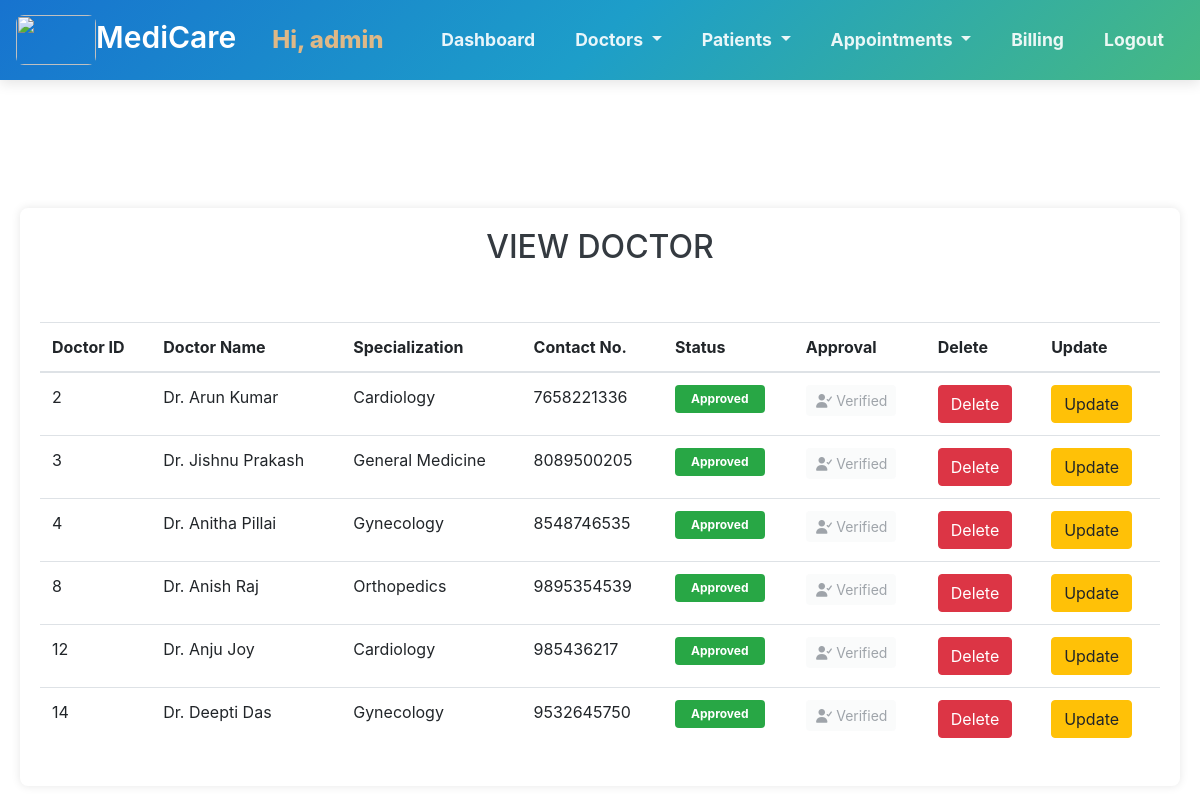
Screenshot of /adminviewdoctor/ (signed in) with the database file from the repository.
### Home/models.py (models this page shows, shortened)
class Doctor(models.Model):
    user = models.OneToOneField(User, on_delete=models.CASCADE, primary_key=True)
    specialization = models.ForeignKey(Specialization, on_delete=models.SET_NULL,
        null=True,
        blank=True)
    img=models.ImageField(upload_to='Doctor',null=True,blank=True)
    phone = models.CharField(max_length=15)
    status = models.BooleanField(default=False)

class Specialization(models.Model):
    department = models.CharField(max_length=100)
    def __str__(self):
        return self.department

### Home/views.py (the view)
# urls.py: path('adminviewdoctor/',admin_view_doctorfn, name='admin_view_doctor'),
@login_required
@user_passes_test(lambda u: u.is_superuser)
def admin_view_doctorfn(request):
    doc = Doctor.objects.all()
    return render(request,'admin_view_doctor.html',{'d':doc})

### Home/templates/admin_view_doctor.html (shortened to what this page needs)
{% extends 'admin_dashboard_navbar.html' %}
{% load static %}
{% block style %}
    <link rel="stylesheet" href="{% static 'css/admin_view_doctor.css' %}">
    <link rel="stylesheet" href="https://stackpath.bootstrapcdn.com/bootstrap/4.5.2/css/bootstrap.min.css">
    <link rel="stylesheet" href="https://cdn.datatables.net/1.10.21/css/jquery.dataTables.min.css">
    <link rel="stylesheet" href="https://cdn.datatables.net/buttons/1.6.2/css/buttons.dataTables.min.css">
    <link rel="stylesheet" href="https://cdn.datatables.net/responsive/2.2.5/css/responsive.dataTables.min.css">
{% endblock %}
{% block content %}
<div  class="sub" style="margin:20px;margin-top: 80px; ">
<h2 class="text-center">VIEW DOCTOR</h2>
<br><br>
<table id="example" class="table table-hover display responsive nowrap" style="width:100%">
    <thead>
        <tr>
            <th>Doctor ID</th>
            <th>Doctor Name</th>
            <th>Specialization</th>
            <th>Contact No.</th>
            <th>Status</th>
            <th>Approval</th>
            <th>Delete</th>
            <th>Update</th>
        </tr>
    </thead>
    <tbody>
        {% for i in d %}
        <tr>
            <td>{{i.user.id}}</td>
            <td>Dr. {{i.user.first_name}} {{i.user.last_name}}</td>
            <td>{{i.specialization}}</td>
            <td>{{i.phone}}</td>
            <td>
                {% if i.status %}
                    <span class="badge badge-success px-3 py-2">Approved</span>
                {% else %}
                    <span class="badge badge-warning px-3 py-2">Pending</span>
                {% endif %}
            </td>
            <td>
                {% if not i.status %}
                    <a href="{% url 'approve_doctor' i.user.id %}" class="btn btn-primary btn-sm">
                        <i class="fas fa-check"></i> Approve
                    </a>
                {% else %}
                    <button class="btn btn-light btn-sm text-muted" disabled>
                        <i class="fas fa-user-check"></i> Verified
                    </button>
                {% endif %}
            </td>
            <td><a href="{% url 'admin_delete_doctor' i.user.id %}" onclick="return confirm('Do you want to delete?')" class="btn btn-danger">Delete</a></td>
            <td><a href="{% url 'admin_edit_doctor' i.user.id %}" class="btn btn-warning">Update</a></td>
        </tr>
        {% endfor %}
    </tbody>
</table>
</div>
{% endblock %}

### Home/templates/admin_dashboard_navbar.html (shortened to what this page needs)
<!DOCTYPE html>
{% load static %}
<html lang="en">
<head>
    <link rel="stylesheet" href="{% static 'css/dashboard_navbar.css' %}">
    <link rel="stylesheet" href="https://cdnjs.cloudflare.com/ajax/libs/font-awesome/7.0.1/css/all.min.css">
    <link rel="stylesheet" href="https://cdn.jsdelivr.net/npm/bootstrap@4.6.2/dist/css/bootstrap.min.css">
{% block style %}
{% endblock %}
</head>
<body>
    <nav class="navbar navbar-expand-sm navbar-light" style="background-color:#e3f2fd;">
      <a class="navbar-brand" style="font-size: 30px; color:white;" href="/admindashboard/"><img src="https://encrypted-tbn0.gstatic.com/images?q=tbn:ANd9GcQIdSdz_l9F0FhTWLfv8Kr0Z9CkHO3_VCScfQ&s" style="width: 80px;height: 50px;" alt="">MediCare</a>
        <div class="collapse navbar-collapse" id="navbarSupportedContent">
            <h1 class="welcome d-none d-lg-inline-block">Hi, {{user.username}}</h1>
            <ul class="navbar-nav ml-auto text-center">
                <li class="nav-item active">
                    <a class="nav-link" href="/admindashboard/">Dashboard</a>
                </li>
                <li class="nav-item dropdown active">
            <a class="nav-link dropdown-toggle" href="#" id="navbarDropdown" role="button" data-toggle="dropdown" aria-haspopup="true" aria-expanded="false">
            Doctors
            </a>
        </li>
        <li class="nav-item dropdown active">
            <a class="nav-link dropdown-toggle" href="#" id="navbarDropdown" role="button" data-toggle="dropdown" aria-haspopup="true" aria-expanded="false">
            Patients
            </a>
        </li>
        <li class="nav-item dropdown active">
            <a class="nav-link dropdown-toggle" href="#" id="navbarDropdown" role="button" data-toggle="dropdown" aria-haspopup="true" aria-expanded="false">
            Appointments
            </a>
        </li>
        <li class="nav-item">
            <a class="nav-link text-white" href="/adminviewbills/">
                 Billing
            </a>
        </li>
        <li class="nav-item active">
            <a class="nav-link" href="/logout/">Logout</a>
        </li>
    </ul>
    </div>
</nav><br><br>
    {% block content %}
    {% endblock %}
</body>
</html>

### Home/static/css/dashboard_navbar.css (style rules this page uses)
.navbar { background-image: linear-gradient(135deg, rgb(23, 115, 207), rgb(29, 158, 201), rgb(70, 185, 131)); min-height: 80px; padding: 10px 20px; box-shadow: 0 4px 12px rgba(0,0,0,0.1); }
.navbar-brand { font-weight: 600; font-size: 1.8rem; color: white !important; }
.welcome { color: #deb887; font-size: clamp(1rem, 2vw, 1.5rem); font-weight: 800; margin: 0 20px; }
.navbar-nav .nav-link { font-size: 1.1rem; font-weight: 700; color: rgba(255, 255, 255, 0.9) !important; transition: all 0.3s ease; padding: 8px 15px !important; margin: 0 5px; }
.navbar-brand img { border-radius: 8px; width: 60px; height: auto; }

### Home/static/css/admin_view_doctor.css (style rules this page uses)
body { background-color: #f8f9fa; }
.sub { background: white; padding: 20px; border-radius: 8px; box-shadow: 0 0 10px rgba(0,0,0,0.1); margin: 20px auto; }
.table { font-size: 16px; }
h2 { font-weight: 600; color: #343a40; margin-bottom: 30px; }
.badge-success { background-color: rgb(33, 153, 33); border-radius: 50px; }

### rows the page displays
Doctor: user.id "2", user.first_name "Arun", user.last_name "Kumar", specialization "Cardiology", phone "7658221336", status "Approved"
Doctor: user.id "3", user.first_name "Jishnu", user.last_name "Prakash", specialization "General Medicine", phone "8089500205", status "Approved"
Doctor: user.id "4", user.first_name "Anitha", user.last_name "Pillai", specialization "Gynecology", phone "8548746535", status "Approved"
Doctor: user.id "8", user.first_name "Anish", user.last_name "Raj", specialization "Orthopedics", phone "9895354539", status "Approved"
Doctor: user.id "12", user.first_name "Anju", user.last_name "Joy", specialization "Cardiology", phone "985436217", status "Approved"
Doctor: user.id "14", user.first_name "Deepti", user.last_name "Das", specialization "Gynecology", phone "9532645750", status "Approved"

### other values shown
{{ user.username }} "admin"
